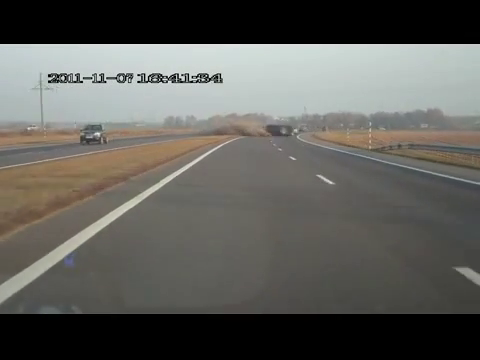
#> input picture frame 85 of video2.mp4, 480 x 360 px
$ python main.py
#> lines starting #> are read from the running program, lines starting #| are printed output that depends on the picture; after the words box and inside, x2 and y2 are one past the last pixel; in counts of white or black regions, pixels touching at a corner belong together
import cv2
import numpy as np
cap = cv2.VideoCapture("D:/Progs/video2.mp4")

while True:
    success, img = cap.read()
#> img is the input picture: shape (360, 480, 3); mean B, G, R 90.7, 95.2, 95.7
    img = cv2.GaussianBlur(img, (9,9),0)
    img= cv2.cvtColor(img, cv2.COLOR_BGR2GRAY)
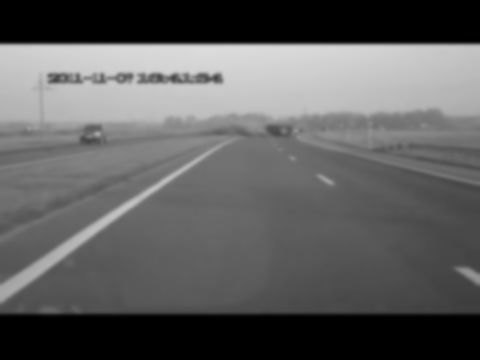
#> img: shape (360, 480); min 0, max 220, mean 94.8
    img= cv2.Canny(img, 100,100)
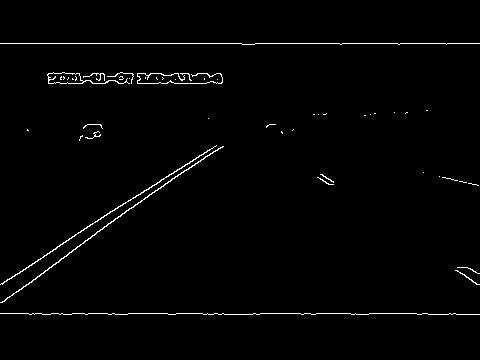
#> img: shape (360, 480); 1.4% white in thin lines or dots, all inside (x1, y1, x2, y2) = (0, 43, 480, 315)
    kernel=np.ones((5,5), np.uint8)
    img= cv2.dilate(img, kernel, iterations=1)
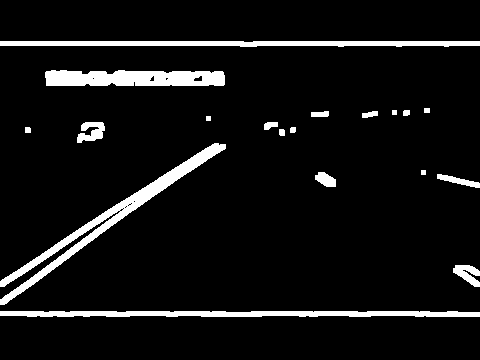
#> img: shape (360, 480); 7.4% white; 19 white regions, largest, box (x1, y1, x2, y2) and area: (0, 143, 226, 305) 3503, (45, 70, 225, 86) 2562, (0, 311, 480, 317) 2545
    img= cv2.erode(img, kernel, iterations=1)
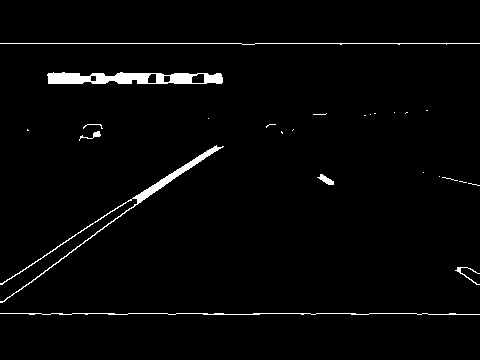
#> img: shape (360, 480); 2.3% white; 25 white regions (17 under 20 px), largest, box (x1, y1, x2, y2) and area: (47, 72, 223, 84) 1522, (0, 145, 224, 303) 1089, (0, 313, 480, 315) 537


    cv2.imshow("Result", img)
    if cv2.waitKey(80) & 0xFF==ord("q"):
#> (key q is pressed here)
        break

$ run again, starting later in the video
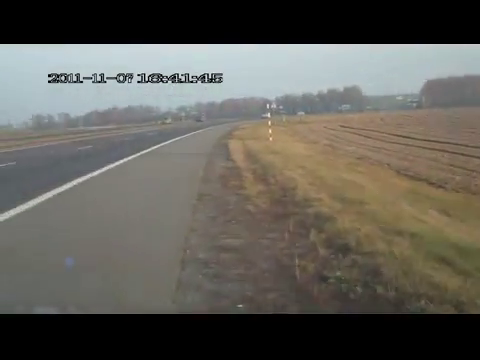
#> input picture frame 382 of video2.mp4, 480 x 360 px
#> img is the input picture: shape (360, 480, 3); mean B, G, R 87.8, 94.6, 96.9
#> `img= cv2.Canny(img, 100,100)`:
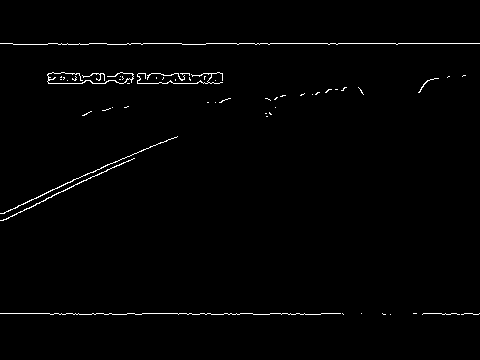
#> img: shape (360, 480); 1.2% white in thin lines or dots, all inside (x1, y1, x2, y2) = (0, 43, 480, 315)
#> `img= cv2.erode(img, kernel, iterations=1)`:
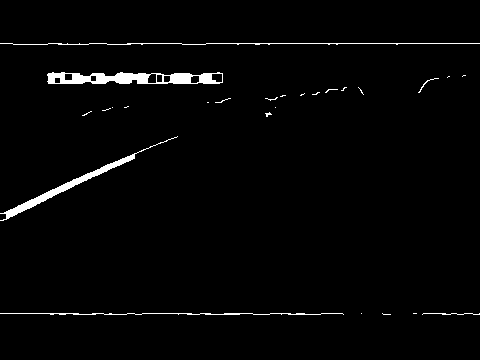
#> img: shape (360, 480); 2% white; 26 white regions (20 under 20 px), largest, box (x1, y1, x2, y2) and area: (47, 72, 223, 84) 1395, (0, 136, 178, 221) 964, (0, 43, 480, 45) 507, (0, 313, 344, 315) 409, (422, 313, 480, 315) 63, (418, 78, 439, 93) 33

$ run again, starting later in the video
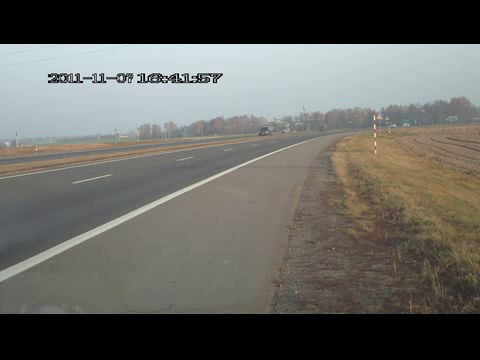
#> input picture frame 680 of video2.mp4, 480 x 360 px
#> img is the input picture: shape (360, 480, 3); mean B, G, R 96.5, 101.5, 101.9
#> `img= cv2.Canny(img, 100,100)`:
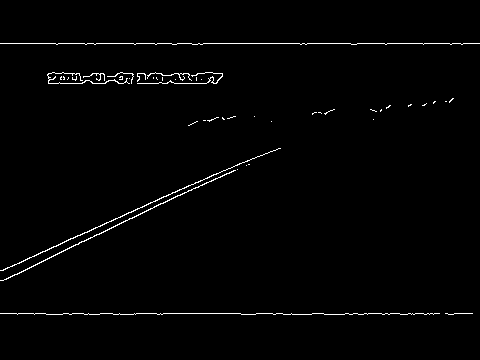
#> img: shape (360, 480); 1.3% white in thin lines or dots, all inside (x1, y1, x2, y2) = (0, 43, 480, 315)
#> `img= cv2.erode(img, kernel, iterations=1)`:
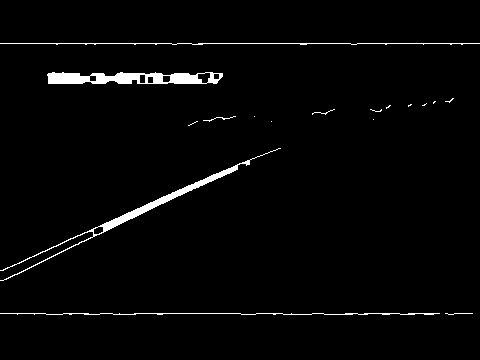
#> img: shape (360, 480); 2.3% white; 17 white regions (10 under 20 px), largest, box (x1, y1, x2, y2) and area: (47, 72, 223, 84) 1485, (0, 148, 281, 281) 1309, (0, 43, 480, 45) 509
